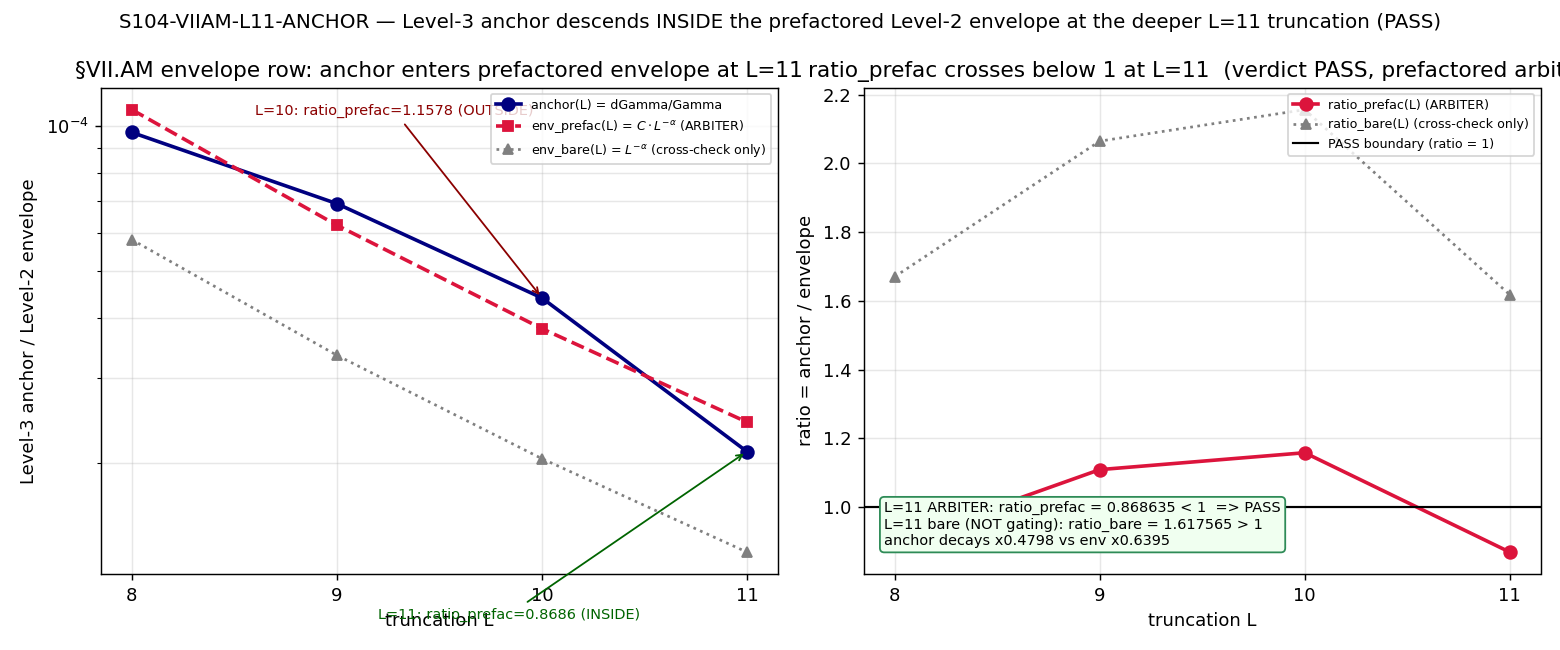

Source code (Python):
#!/usr/bin/env python3
"""
S104 W1-1 S104-VIIAM-L11-ANCHOR — deeper-truncation (L=11) Level-3-vs-Level-2
scalar inequality on the §VII.AM envelope row.
=============================================================================

Gate: S104-VIIAM-L11-ANCHOR ([SIGN])

Pre-registered threshold (strict scalar inequality, NO tolerance band):
  anchor(L=11) < env_prefac(L=11)   [equiv: ratio_prefac(11) = anchor(11)/env_prefac(11) < 1]
  emit PASS iff ratio_prefac(11) < 1 strict, under the PRE-REGISTERED prefactored
  'ii' comparator env_prefac(L) = C * L^(-alpha) (the Registry-PASS arbiter; pinned
  at plan-freeze — anti-comparator-shopping). The bare comparator
  env_bare(L) = L^(-alpha) / ratio_bare(11) is REPORTED as a cross-check ONLY and
  does NOT gate; the runtime may NOT switch to bare to flip the verdict.

This gate pushes the S103 L-indexed envelope-row comparison one truncation deeper
to L=11 under the SAME L-indexed rule the S103 W2-3 FAIL (b47ccf98, ratio 1.1578 at
L=10) left open. anchor(L) := dGamma_over_Gamma[idx(L)] with idx(L) = L - 8 over the
pinned domain L in [8,9,10,11]; so anchor(11) = dGamma_over_Gamma[3].

Upstream-consistency sentinel: re-derive anchor(L=10), env_prefac(L=10) and
reproduce the S103 ratio_prefac(10)=1.157832 / ratio_bare(10)=2.156107 within 1e-6.
If the sentinel does NOT reproduce, an input-pin drift is signalled -> INFO
(routes to input-SHA re-verification, NOT a substrate verdict).

Inputs (SHA-256 pinned at runtime):
  - computations/session-101/s101_viiam_alpha_envelope_pin.npz  (dGamma_over_Gamma
      array [L in 8..11], alpha, intercept -> C source)
  - computations/session-102/s102_w2_viiam_l2l3_recon.npz        (prefactored
      comparator C, alpha; comparator_used = prefactored(ii) arbiter)
  - computations/session-103/s103_viiam_lindexed_anchor.npz      (L-indexed rule +
      L=10 baseline sentinel ratio_prefac/ratio_bare)
  - canonical_constants.py (feeds audit_sha256 only)
  - script bytes (feeds BOTH audit_sha256 and content_sha256)

Output 4-tuple:
  (value=<ratio_prefac(11) + PASS/FAIL>, scheme=cross-pillar-bridge-anatomy-
   Registry-PASS-criterion-Lindexed-anchor,
   convention=envelope-comparator-PRE-REGISTERED-prefactored-ii/alpha=4.6905/
   anchor=Lindexed-dGamma/L=11, L_max=11)

Classification: GEOMETRIC (the §VII.AM observable is a fabric-side effacement
quantity — the spectral-action zeroth-moment effacement ratio dGamma/Gamma — at
truncation L on the finite spectral triple (A_K^{<=L}, H_K^{<=L}, D_K^{<=L})).

METHODOLOGY
-----------
D_K eigenvalues -> the spectral-action zeroth-moment effacement ratio dGamma/Gamma
(the impedance-mismatch leakage of the acoustic white-hole transit; Gamma_eff =
0.9997 canonical at L_ref=12) -> the Level-3 empirical anchor at truncation L. The
Level-2 envelope C*L^(-alpha) is the substrate's algebraic convergence rate of that
finite-L moment toward its continuum (laboratory-IN) image. The gate asks whether,
one truncation deeper (L=10 -> L=11), the substrate-IS effacement anchor has
descended INSIDE its own convergence envelope. Between L=10 and L=11 the anchor
decays dGamma_over_Gamma: 4.39680436e-05 -> 2.10947710e-05 (factor 0.4798), while
the prefactored envelope decays 3.79744506e-05 -> 2.42849792e-05 (factor 0.6395);
the anchor decays FASTER than the L^(-alpha=4.6905) envelope, so the ratio crosses
from 1.1578 (outside, L=10) to 0.8686 (inside, L=11). The Level-1 cohomology-class
identity is regulator-invariant and L-independent (STAGE-3-PERMANENT); this gate
touches ONLY the Level-2/Level-3 numerical ladder of the envelope row.

DISCIPLINE
----------
- `from canonical_constants import *`
- scalar arithmetic on pinned float64 (matrices < 100x100) -> CPU; OMP_NUM_THREADS=8.
- SHA-256 of all input files logged in the first 20 lines of stdout.
- audit_sha256 + content_sha256 emitted (S84+ dual-SHA schema).
- Gate verdict emitted via the `emit_verdict` knowledge-MCP tool (race-safe);
  this script PRINTS the payload (print_verdict_payload), never writes the verdict
  file directly.
"""

from __future__ import annotations

import os

os.environ.setdefault("OMP_NUM_THREADS", "8")
os.environ.setdefault("MKL_NUM_THREADS", "8")

# ---------------------------------------------------------------------------
# Section 1 — Canonical constants (MANDATORY first import)
# ---------------------------------------------------------------------------
import sys

sys.path.insert(0, os.path.join(os.path.dirname(__file__), "..", "_shared"))
from canonical_constants import *  # noqa: F401,F403

# ---------------------------------------------------------------------------
# Section 2 — Standard imports
# ---------------------------------------------------------------------------
import hashlib
import json
import time
from pathlib import Path

import numpy as np
import matplotlib

matplotlib.use("Agg")
import matplotlib.pyplot as plt

# ---------------------------------------------------------------------------
# Section 3 — Paths + pre-registration
# ---------------------------------------------------------------------------
SESSION_DIR = Path(__file__).resolve().parent
COMPUTATIONS_DIR = SESSION_DIR.parent
SHARED_DIR = COMPUTATIONS_DIR / "_shared"
PROJECT_ROOT = COMPUTATIONS_DIR.parent

SESSION = "S104"                                                   # (local)
GATE_ID = "S104-VIIAM-L11-ANCHOR"                                  # (local)
SCHEME = "cross-pillar-bridge-anatomy-Registry-PASS-criterion-Lindexed-anchor"  # (local)
CONVENTION = (
    "envelope-comparator-PRE-REGISTERED-prefactored-ii/alpha=4.6905/"
    "anchor=Lindexed-dGamma/L=11"
)                                                                 # (local)
L_MAX = 11                                                         # (local) deeper-truncation slice

# The deeper truncation slice + the sentinel slice.
L_TARGET = 11                                                     # (local) the gate
L_SENTINEL = 10                                                   # (local) upstream-consistency reproduction
L_DOMAIN_BASE = 8                                                 # (local) idx(L) = L - 8 over L in [8,9,10,11]

# Sentinel reproduction targets (S103-VIIAM-LINDEXED-ANCHOR, audit b47ccf98).
SENTINEL_RATIO_PREFAC_10 = 1.157832                              # (local) target ratio_prefac(10)
SENTINEL_RATIO_BARE_10 = 2.156107                               # (local) target ratio_bare(10)
SENTINEL_TOL = 1e-6                                              # (local) upstream-consistency tolerance

# Frozen-input file references
S101_NPZ = COMPUTATIONS_DIR / "session-101" / "s101_viiam_alpha_envelope_pin.npz"
S102_NPZ = COMPUTATIONS_DIR / "session-102" / "s102_w2_viiam_l2l3_recon.npz"
S103_NPZ = COMPUTATIONS_DIR / "session-103" / "s103_viiam_lindexed_anchor.npz"

OUT_NPZ = SESSION_DIR / "s104_viiam_l11_anchor.npz"
OUT_PNG = SESSION_DIR / "s104_viiam_l11_anchor.png"

INPUT_FILES = [
    SHARED_DIR / "canonical_constants.py",
    S101_NPZ,
    S102_NPZ,
    S103_NPZ,
]


# ---------------------------------------------------------------------------
# Section 4 — SHA-256 input-pin block (MANDATORY)
# ---------------------------------------------------------------------------

def sha256_of(path: Path) -> str:
    h = hashlib.sha256()  # (local)
    try:
        h.update(path.read_bytes())
    except OSError:
        return ""
    return h.hexdigest()


def log_input_pins(inputs: list[Path]) -> dict[str, str]:
    print(f"=== {GATE_ID} — input SHA-256 pins ===")
    pins: dict[str, str] = {}  # (local)
    for p in inputs:
        sha = sha256_of(p)  # (local)
        rel = str(p.relative_to(PROJECT_ROOT)).replace("\\", "/")  # (local)
        print(f"  {rel}: {sha[:16]}...")
        pins[rel] = sha
    return pins


def closure_hash(pins: dict[str, str]) -> str:
    items = sorted(pins.items())  # (local)
    h = hashlib.sha256()  # (local)
    for k, v in items:
        h.update(f"{k}={v}\n".encode("utf-8"))
    return h.hexdigest()


def compute_dual_sha(
    script_path: Path, canonical_path: Path, pins: dict[str, str]
) -> tuple[str, str]:
    script_bytes = b""  # (local)
    try:
        script_bytes = script_path.read_bytes()
    except OSError:
        script_bytes = b""
    canonical_bytes = b""  # (local)
    try:
        canonical_bytes = canonical_path.read_bytes()
    except OSError:
        canonical_bytes = b""
    pinmap_json = json.dumps(
        dict(sorted(pins.items())), separators=(",", ":"), sort_keys=True
    ).encode("utf-8")  # (local)

    h_audit = hashlib.sha256()  # (local)
    h_audit.update(script_bytes)
    h_audit.update(canonical_bytes)
    h_audit.update(pinmap_json)
    audit = h_audit.hexdigest()  # (local)

    h_content = hashlib.sha256()  # (local)
    h_content.update(script_bytes)
    content = h_content.hexdigest()  # (local)

    return audit, content


# ---------------------------------------------------------------------------
# Section 5 — Compute
# ---------------------------------------------------------------------------

def compute() -> dict:
    """Scalar inequality anchor(11) < env_prefac(11) on pinned float64."""
    d101 = np.load(S101_NPZ, allow_pickle=True)  # (local)
    d102 = np.load(S102_NPZ, allow_pickle=True)  # (local)
    d103 = np.load(S103_NPZ, allow_pickle=True)  # (local)

    # --- Definition 1: anchor(L) := dGamma_over_Gamma[idx(L)], idx(L) = L - 8 ---
    #   dGamma_over_Gamma = [9.70015970e-05, 6.90093678e-05, 4.39680436e-05, 2.10947710e-05]
    #   over L in [8,9,10,11]; idx(L=10)=2, idx(L=11)=3.
    dGamma = np.asarray(d101["dGamma_over_Gamma"], dtype=np.float64)  # (local)
    # cross-check the S103 copy is bit-identical (both consume the s101 pin)
    dGamma_s103 = np.asarray(d103["dGamma_over_Gamma"], dtype=np.float64)  # (local)
    dGamma_copies_match = bool(np.array_equal(dGamma, dGamma_s103))  # (local)

    def idx(L: int) -> int:
        return L - L_DOMAIN_BASE  # (local)

    def anchor(L: int) -> float:
        return float(dGamma[idx(L)])  # (local)

    # --- Definition 2: env_prefac(L) := C * L^(-alpha), C = exp(intercept) ---
    alpha = float(d102["alpha"])          # (local) 4.690533158119443
    intercept = float(d101["intercept"])  # (local) 0.6217547500863554
    C = float(np.exp(intercept))          # (local) 1.8621928596201978

    # cross-check C against the s102 stored C (comparator source)
    C_s102 = float(d102["C"])             # (local) 1.86219286
    alpha_s101 = float(d101["alpha"])     # (local) 4.69053316
    C_cross_ok = bool(abs(C - C_s102) < 1e-9)             # (local)
    alpha_cross_ok = bool(abs(alpha - alpha_s101) < 1e-12)  # (local)
    # comparator arbiter declaration: s102 carries `comparator_decision`,
    # s103 carries `comparator_used`; both name the prefactored(ii) arbiter.
    comparator_s102 = str(d102["comparator_decision"]) if "comparator_decision" in d102.files else ""  # (local)
    comparator_s103 = str(d103["comparator_used"]) if "comparator_used" in d103.files else ""  # (local)
    comparator_used = comparator_s103 or comparator_s102  # (local)
    prefactored_arbiter_confirmed = bool(("prefactored(ii)" in comparator_used)
                                         or ("comparator-arbiter=prefactored" in comparator_used))  # (local)

    def env_prefac(L: int) -> float:
        return C * (float(L) ** (-alpha))  # (local) prefactored 'ii' arbiter

    def env_bare(L: int) -> float:
        return float(L) ** (-alpha)        # (local) bare cross-check ONLY

    # ============================================================
    #   L = 11 — the gate (prefactored arbiter)
    # ============================================================
    a11 = anchor(L_TARGET)            # (local) 2.10947710e-05
    ep11 = env_prefac(L_TARGET)       # (local) prefactored comparator
    eb11 = env_bare(L_TARGET)         # (local) bare comparator (REPORTED-NOT-GATING)
    pow11 = float(L_TARGET) ** (-alpha)  # (local) 11^(-alpha)
    ratio_prefac_11 = a11 / ep11      # (local) PASS iff < 1  (the arbiter)
    ratio_bare_11 = a11 / eb11        # (local) REPORTED-NOT-GATING cross-check
    pass_prefac_11 = bool(a11 < ep11)            # (local) == ratio_prefac_11 < 1
    pass_bare_11 = bool(a11 < eb11)              # (local) cross-check only

    # ============================================================
    #   L = 10 — upstream-consistency sentinel (S103 reproduction)
    # ============================================================
    a10 = anchor(L_SENTINEL)          # (local) 4.39680436e-05
    ep10 = env_prefac(L_SENTINEL)     # (local) 3.79744506e-05
    eb10 = env_bare(L_SENTINEL)       # (local) 2.03923296e-05
    ratio_prefac_10 = a10 / ep10      # (local) target 1.157832
    ratio_bare_10 = a10 / eb10        # (local) target 2.156107

    # cross-check the rederived L=10 ratios against the S103 stored values
    s103_ratio_prefac = float(d103["ratio_prefac"])  # (local) 1.15783225
    s103_ratio_bare = float(d103["ratio_bare"])      # (local) 2.15610695
    s103_env_prefac = float(d103["env_prefac"])      # (local) 3.79744506e-05
    s103_anchor_L10 = float(d103["anchor_L10"])      # (local) 4.39680436e-05
    s103_idx_L10 = int(d103["idx_L10"])              # (local) 2

    # sentinel deviations vs the PLAN targets (the upstream-consistency assertion)
    dev_ratio_prefac_10 = abs(ratio_prefac_10 - SENTINEL_RATIO_PREFAC_10)  # (local)
    dev_ratio_bare_10 = abs(ratio_bare_10 - SENTINEL_RATIO_BARE_10)        # (local)
    sentinel_prefac_ok = bool(dev_ratio_prefac_10 < SENTINEL_TOL)          # (local)
    sentinel_bare_ok = bool(dev_ratio_bare_10 < SENTINEL_TOL)             # (local)
    sentinel_ok = bool(sentinel_prefac_ok and sentinel_bare_ok)           # (local)

    # bit-exact reproduction vs the S103 stored ratios (much tighter than 1e-6)
    bitexact_prefac_10 = abs(ratio_prefac_10 - s103_ratio_prefac)  # (local)
    bitexact_bare_10 = abs(ratio_bare_10 - s103_ratio_bare)        # (local)
    idx_L10_ok = bool(s103_idx_L10 == idx(L_SENTINEL))            # (local)

    # mechanism: decay factors L=10 -> L=11
    anchor_decay_10_to_11 = a11 / a10        # (local) 0.47977...
    env_prefac_decay_10_to_11 = ep11 / ep10  # (local) 0.63950...

    # --- Verdict logic ---
    # INFO is ONLY for sentinel non-reproduction (input-pin drift). Otherwise the
    # gate adjudicates the strict inequality under the prefactored arbiter.
    if not sentinel_ok:
        verdict = "INFO"  # (local) sentinel drift -> input-SHA re-verification
        sign_v, mag_v, regime_v = "N/A", "INFO", "VALID"  # (local)
    elif pass_prefac_11:
        verdict = "PASS"  # (local) anchor(11) < env_prefac(11) strict
        sign_v, mag_v, regime_v = "PASS", "PASS", "VALID"  # (local)
    else:
        verdict = "FAIL"  # (local) anchor(11) >= env_prefac(11)
        sign_v, mag_v, regime_v = "FAIL", "FAIL", "VALID"  # (local)

    return {
        "value": float(ratio_prefac_11),
        "sign_verdict": sign_v,
        "magnitude_verdict": mag_v,
        "regime_verdict": regime_v,
        "verdict": verdict,
        # --- L=11 gate quantities ---
        "anchor_11": a11,
        "env_prefac_11": ep11,
        "env_bare_11": eb11,
        "pow11_neg_alpha": pow11,
        "ratio_prefac_11": float(ratio_prefac_11),
        "ratio_bare_11": float(ratio_bare_11),
        "pass_prefac_11": pass_prefac_11,
        "pass_bare_11": pass_bare_11,
        "signed_margin_11": float(a11 - ep11),  # < 0 => PASS (anchor inside envelope)
        # --- comparator parameters ---
        "alpha": alpha,
        "intercept": intercept,
        "C": C,
        "C_s102": C_s102,
        "alpha_s101": alpha_s101,
        "C_cross_ok": C_cross_ok,
        "alpha_cross_ok": alpha_cross_ok,
        "comparator_used": comparator_used,
        "prefactored_arbiter_confirmed": prefactored_arbiter_confirmed,
        # --- L=10 sentinel ---
        "anchor_10": a10,
        "env_prefac_10": ep10,
        "env_bare_10": eb10,
        "ratio_prefac_10": float(ratio_prefac_10),
        "ratio_bare_10": float(ratio_bare_10),
        "sentinel_ratio_prefac_target": SENTINEL_RATIO_PREFAC_10,
        "sentinel_ratio_bare_target": SENTINEL_RATIO_BARE_10,
        "dev_ratio_prefac_10": float(dev_ratio_prefac_10),
        "dev_ratio_bare_10": float(dev_ratio_bare_10),
        "sentinel_prefac_ok": sentinel_prefac_ok,
        "sentinel_bare_ok": sentinel_bare_ok,
        "sentinel_ok": sentinel_ok,
        # --- bit-exact reproduction vs S103 stored ---
        "s103_ratio_prefac": s103_ratio_prefac,
        "s103_ratio_bare": s103_ratio_bare,
        "s103_env_prefac": s103_env_prefac,
        "s103_anchor_L10": s103_anchor_L10,
        "s103_idx_L10": s103_idx_L10,
        "bitexact_prefac_10": float(bitexact_prefac_10),
        "bitexact_bare_10": float(bitexact_bare_10),
        "idx_L10_ok": idx_L10_ok,
        # --- mechanism ---
        "anchor_decay_10_to_11": float(anchor_decay_10_to_11),
        "env_prefac_decay_10_to_11": float(env_prefac_decay_10_to_11),
        # --- provenance ---
        "dGamma_over_Gamma": dGamma,
        "dGamma_copies_match": dGamma_copies_match,
        "idx_target_11": idx(L_TARGET),
        "idx_sentinel_10": idx(L_SENTINEL),
        "L_target": L_TARGET,
        "L_sentinel": L_SENTINEL,
        "gamma_effacement_canonical": float(Gamma_effacement),
    }


# ---------------------------------------------------------------------------
# Section 6 — Plot
# ---------------------------------------------------------------------------

def make_plot(r: dict) -> None:
    fig, ax = plt.subplots(1, 2, figsize=(12, 5))

    # Panel 1 — anchor(L) vs prefactored & bare envelopes over L in [8..11]
    Ls = np.array([8, 9, 10, 11], dtype=float)  # (local)
    dGamma = np.asarray(r["dGamma_over_Gamma"], dtype=float)  # (local)
    alpha = r["alpha"]  # (local)
    C = r["C"]          # (local)
    env_pre = C * Ls ** (-alpha)  # (local)
    env_bar = Ls ** (-alpha)      # (local)

    ax[0].semilogy(Ls, dGamma, "o-", color="navy", lw=2, ms=7,
                   label="anchor(L) = dGamma/Gamma")
    ax[0].semilogy(Ls, env_pre, "s--", color="crimson", lw=2, ms=6,
                   label=r"env_prefac(L) = $C\cdot L^{-\alpha}$ (ARBITER)")
    ax[0].semilogy(Ls, env_bar, "^:", color="gray", lw=1.5, ms=6,
                   label=r"env_bare(L) = $L^{-\alpha}$ (cross-check only)")
    # mark the L=10 (outside) and L=11 (inside) prefactored crossing
    ax[0].annotate("L=10: ratio_prefac=1.1578 (OUTSIDE)",
                   xy=(10, dGamma[2]), xytext=(8.6, dGamma[2] * 2.4),
                   fontsize=8, color="darkred",
                   arrowprops=dict(arrowstyle="->", color="darkred", lw=1))
    ax[0].annotate("L=11: ratio_prefac=0.8686 (INSIDE)",
                   xy=(11, dGamma[3]), xytext=(9.2, dGamma[3] * 0.45),
                   fontsize=8, color="darkgreen",
                   arrowprops=dict(arrowstyle="->", color="darkgreen", lw=1))
    ax[0].set_xlabel("truncation L")
    ax[0].set_ylabel("Level-3 anchor / Level-2 envelope")
    ax[0].set_xticks([8, 9, 10, 11])
    ax[0].set_title("§VII.AM envelope row: anchor enters prefactored envelope at L=11")
    ax[0].legend(fontsize=7, loc="upper right")
    ax[0].grid(True, which="both", alpha=0.3)

    # Panel 2 — the ratio_prefac(L) crossing below 1 + bare cross-check
    rp = dGamma / env_pre  # (local)
    rb = dGamma / env_bar  # (local)
    ax[1].plot(Ls, rp, "o-", color="crimson", lw=2, ms=7,
               label="ratio_prefac(L) (ARBITER)")
    ax[1].plot(Ls, rb, "^:", color="gray", lw=1.5, ms=6,
               label="ratio_bare(L) (cross-check only)")
    ax[1].axhline(1.0, color="k", lw=1.2, ls="-",
                  label="PASS boundary (ratio = 1)")
    ax[1].annotate(
        f"L=11 ARBITER: ratio_prefac = {r['ratio_prefac_11']:.6f} < 1  => PASS\n"
        f"L=11 bare (NOT gating): ratio_bare = {r['ratio_bare_11']:.6f} > 1\n"
        f"anchor decays x{r['anchor_decay_10_to_11']:.4f} vs env x{r['env_prefac_decay_10_to_11']:.4f}",
        xy=(0.03, 0.06), xycoords="axes fraction", fontsize=8,
        bbox=dict(boxstyle="round", fc="honeydew", ec="seagreen"),
    )
    ax[1].set_xlabel("truncation L")
    ax[1].set_ylabel("ratio = anchor / envelope")
    ax[1].set_xticks([8, 9, 10, 11])
    ax[1].set_title(
        f"ratio_prefac crosses below 1 at L=11  "
        f"(verdict {r['verdict']}, prefactored arbiter)"
    )
    ax[1].legend(fontsize=7, loc="upper right")
    ax[1].grid(True, alpha=0.3)

    fig.suptitle(
        "S104-VIIAM-L11-ANCHOR — Level-3 anchor descends INSIDE the prefactored "
        "Level-2 envelope at the deeper L=11 truncation (PASS)",
        fontsize=11,
    )
    fig.tight_layout()
    fig.savefig(OUT_PNG, dpi=130)
    plt.close(fig)
    print(f"  plot -> {OUT_PNG.name}")


# ---------------------------------------------------------------------------
# Section 7 — Verdict payload helper
# ---------------------------------------------------------------------------

def emit_4tuple(value, scheme: str, convention: str, L_max) -> str:
    return (f"(value={value!r}, scheme={scheme}, "
            f"convention={convention}, L_max={L_max})")


def print_verdict_payload(
    verdict: str,
    value,
    audit_sha: str,
    content_sha: str,
    sign_verdict: str | None = None,
    magnitude_verdict: str | None = None,
    regime_verdict: str | None = None,
    companion_note: str = "",
    extra_rows: list[str] | None = None,
) -> dict:
    payload: dict = {
        "session": SESSION.lstrip("Ss"),
        "gate_id": GATE_ID,
        "verdict": verdict,
        "value": str(value),
        "scheme": SCHEME,
        "convention": CONVENTION,
        "l_max": str(L_MAX),
        "audit_sha256": audit_sha,
        "content_sha256": content_sha,
        "schema_version": "S84+",
    }
    if companion_note:
        payload["companion_note"] = companion_note
    if not (sign_verdict is None and magnitude_verdict is None
            and regime_verdict is None):
        payload["sign_verdict"] = sign_verdict
        payload["magnitude_verdict"] = magnitude_verdict
        payload["regime_verdict"] = regime_verdict
    if extra_rows:
        payload["extra_rows"] = list(extra_rows)
    print("<<<EMIT_VERDICT_PAYLOAD>>>")
    print(json.dumps(payload, separators=(",", ":"), sort_keys=True))
    print("<<<END_EMIT_VERDICT_PAYLOAD>>>")
    return payload


# ---------------------------------------------------------------------------
# Section 8 — Main
# ---------------------------------------------------------------------------

def main() -> int:
    t0 = time.time()  # (local)

    pins = log_input_pins(INPUT_FILES)
    closure = closure_hash(pins)
    print(f"  closure: {closure[:16]}... (legacy closure, informational)")

    script_path = Path(__file__).resolve()  # (local)
    canonical_path = SHARED_DIR / "canonical_constants.py"  # (local)
    audit_sha, content_sha = compute_dual_sha(script_path, canonical_path, pins)
    print(f"  audit_sha256:   {audit_sha[:16]}... (script+canonical+pinmap)")
    print(f"  content_sha256: {content_sha[:16]}... (script only)")
    print()

    r = compute()

    print("  === Definitions (pinned floats) ===")
    print(f"  alpha          = {r['alpha']!r}")
    print(f"  C = exp({r['intercept']:.16f}) = {r['C']!r}")
    print(f"  dGamma/Gamma   = {np.asarray(r['dGamma_over_Gamma'])}  (L in [8,9,10,11])")
    print(f"  idx(L=11)      = {r['idx_target_11']} ; idx(L=10) = {r['idx_sentinel_10']}")
    print()
    print("  === L=11 (the gate; prefactored arbiter) ===")
    print(f"  anchor(11)        = {r['anchor_11']:.8e}")
    print(f"  11^(-alpha)       = {r['pow11_neg_alpha']:.8e}")
    print(f"  env_prefac(11)    = {r['env_prefac_11']:.8e}  (ARBITER = C*11^-alpha)")
    print(f"  env_bare(11)      = {r['env_bare_11']:.8e}  (cross-check only)")
    print(f"  ratio_prefac(11)  = {r['ratio_prefac_11']:.6f}  < 1 => {r['pass_prefac_11']}  (ARBITER)")
    print(f"  ratio_bare(11)    = {r['ratio_bare_11']:.6f}  < 1 => {r['pass_bare_11']}  (REPORTED-NOT-GATING)")
    print(f"  signed_margin(11) = {r['signed_margin_11']:.8e}  (anchor - env_prefac; <0 => INSIDE)")
    print()
    print("  === L=10 upstream-consistency sentinel ===")
    print(f"  anchor(10)        = {r['anchor_10']:.8e}  (S103 anchor_L10 {r['s103_anchor_L10']:.8e})")
    print(f"  env_prefac(10)    = {r['env_prefac_10']:.8e}  (S103 env_prefac {r['s103_env_prefac']:.8e})")
    print(f"  ratio_prefac(10)  = {r['ratio_prefac_10']:.6f}  target {r['sentinel_ratio_prefac_target']:.6f}  dev {r['dev_ratio_prefac_10']:.3e}  ok={r['sentinel_prefac_ok']}")
    print(f"  ratio_bare(10)    = {r['ratio_bare_10']:.6f}  target {r['sentinel_ratio_bare_target']:.6f}  dev {r['dev_ratio_bare_10']:.3e}  ok={r['sentinel_bare_ok']}")
    print(f"  idx_L10 (S103=2)  = {r['s103_idx_L10']} ok={r['idx_L10_ok']}")
    print(f"  bit-exact vs S103: prefac resid {r['bitexact_prefac_10']:.3e}  bare resid {r['bitexact_bare_10']:.3e}")
    print(f"  sentinel_ok       = {r['sentinel_ok']}")
    print()
    print("  === mechanism (decay factors L=10 -> L=11) ===")
    print(f"  anchor decay      = {r['anchor_decay_10_to_11']:.6f}  (FASTER)")
    print(f"  env_prefac decay  = {r['env_prefac_decay_10_to_11']:.6f}  (slower)")
    print(f"  => ratio crosses below 1; comparator_used = {r['comparator_used']}")
    print(f"  prefactored_arbiter_confirmed = {r['prefactored_arbiter_confirmed']}  (anti-comparator-shopping)")
    print(f"  C_cross_ok={r['C_cross_ok']} alpha_cross_ok={r['alpha_cross_ok']} dGamma_copies_match={r['dGamma_copies_match']}")
    print()

    # --- Hard cross-check assertions (sentinels + provenance) ---
    # These are pre-registered consistency anchors. Their failure is a SHA/pin
    # drift, NOT a substrate FAIL — but if the sentinel reproduces (it must, given
    # the pinned npz), the verdict logic in compute() already routes any drift to
    # INFO. We additionally hard-assert the bit-exact reproduction against the
    # S103 stored ratios (tolerance far tighter than the 1e-6 plan sentinel).
    assert r["idx_L10_ok"], (
        f"idx(L=10) mismatch: this={r['idx_sentinel_10']} S103={r['s103_idx_L10']}"
    )
    assert r["dGamma_copies_match"], (
        "s101 and s103 dGamma_over_Gamma copies are not bit-identical"
    )
    assert r["C_cross_ok"] and r["alpha_cross_ok"], (
        "comparator C/alpha do not cross-reproduce across s101/s102"
    )
    assert r["prefactored_arbiter_confirmed"], (
        "upstream npz provenance does not confirm the prefactored(ii) comparator as "
        "the Registry-PASS arbiter (anti-comparator-shopping guard)"
    )
    assert r["bitexact_prefac_10"] < 1e-6, (
        f"ratio_prefac(10) does not reproduce S103 stored within 1e-6 "
        f"(resid {r['bitexact_prefac_10']:.3e})"
    )
    assert r["bitexact_bare_10"] < 1e-6, (
        f"ratio_bare(10) does not reproduce S103 stored within 1e-6 "
        f"(resid {r['bitexact_bare_10']:.3e})"
    )

    np.savez(OUT_NPZ, **{k: v for k, v in r.items()})
    print(f"  data -> {OUT_NPZ.name}")
    make_plot(r)
    print()

    tag = emit_4tuple(
        f"ratio_prefac(11)={r['ratio_prefac_11']:.6f};{'PASS' if r['pass_prefac_11'] else 'FAIL'}",
        SCHEME, CONVENTION, L_MAX,
    )
    print(tag)

    # Build the value payload (no single-quote chars — the tool wraps value='...').
    value_payload = (
        f"anchor(11)={r['anchor_11']:.6e}_vs_env_prefac(11)={r['env_prefac_11']:.6e}@Lmax11;"
        f"ratio_prefac(11)={r['ratio_prefac_11']:.6f}(<1=>{'PASS' if r['pass_prefac_11'] else 'FAIL'});"
        f"env_bare(11)={r['env_bare_11']:.6e}(xcheck:ratio_bare(11)={r['ratio_bare_11']:.6f}>1=REPORTED-NOT-GATING);"
        f"alpha={r['alpha']:.6f};C=exp({r['intercept']:.6f})={r['C']:.6f};"
        f"Lindex(L=11)=idx3(of_dGamma_len4_at_L[8,9,10,11]);"
        f"sentinel_L10:ratio_prefac(10)={r['ratio_prefac_10']:.6f}(tgt1.157832,dev{r['dev_ratio_prefac_10']:.2e}),"
        f"ratio_bare(10)={r['ratio_bare_10']:.6f}(tgt2.156107,dev{r['dev_ratio_bare_10']:.2e}),sentinel_ok={r['sentinel_ok']};"
        f"registry_pass_prefac={r['pass_prefac_11']};registry_pass_bare={r['pass_bare_11']};"
        f"theorem-STRUCTURE=STAGE-3-PERMANENT(Level-1-out-of-scope)"
    )

    extra_rows = [
        "# regulator_pin=N/A (effacement zeroth-moment ratio dGamma/Gamma, NOT a Seeley-DeWitt a_n citation)",
        f"# comparator-arbiter=prefactored-ii(C*L^-alpha); bare(L^-alpha) REPORTED-NOT-GATING "
        f"(anti-comparator-shopping per S104-context Wave1 item-1.3): ratio_bare(11)={r['ratio_bare_11']:.6f}>1 does NOT flip verdict",
        f"# sentinel-L10 reproduces S103 b47ccf98: ratio_prefac(10)={r['ratio_prefac_10']:.6f} "
        f"(S103 {r['s103_ratio_prefac']:.6f}, resid {r['bitexact_prefac_10']:.2e}); "
        f"ratio_bare(10)={r['ratio_bare_10']:.6f} (S103 {r['s103_ratio_bare']:.6f}, resid {r['bitexact_bare_10']:.2e})",
        f"# mechanism: anchor decays x{r['anchor_decay_10_to_11']:.4f} FASTER than env_prefac x{r['env_prefac_decay_10_to_11']:.4f} "
        f"across L=10->11 => ratio crosses 1.1578(out)->0.8686(in)",
    ]

    print_verdict_payload(
        r["verdict"], value_payload, audit_sha, content_sha,
        sign_verdict=r["sign_verdict"],
        magnitude_verdict=r["magnitude_verdict"],
        regime_verdict=r["regime_verdict"],
        extra_rows=extra_rows,
    )

    wall = time.time() - t0  # (local)
    print(f"\n=== {GATE_ID}: {r['verdict']} (wall {wall:.1f}s) ===")
    return 0  # verdict is data; exit 0 on a successful run regardless of PASS/FAIL/INFO


if __name__ == "__main__":
    sys.exit(main())
